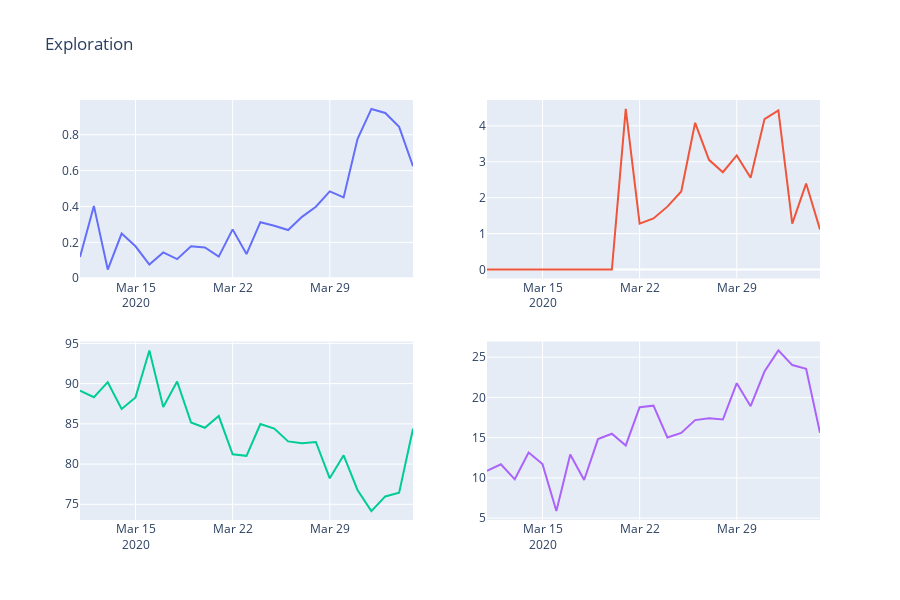

Here is the notebook cell this chart was saved with:
### Markdown cell above
# Looking at some more interesting saturations

### Code cell
fig = make_subplots(rows=2, cols=2)
fig.add_trace(go.Scatter(x=droppedNoise['date'], y=droppedNoise['deathSaturation']), row=1, col=1)
fig.add_trace(go.Scatter(x=droppedNoise['date'], y=droppedNoise['hospitalizedSaturation']), row=1, col=2)
fig.add_trace(go.Scatter(x=droppedNoise['date'], y=droppedNoise['negativeSaturation']), row=2, col=1)
fig.add_trace(go.Scatter(x=droppedNoise['date'], y=droppedNoise['positiveSaturation']), row=2, col=2)

fig.update_layout(height=600, width=900, title_text="Exploration", showlegend=False)
fig.show()
